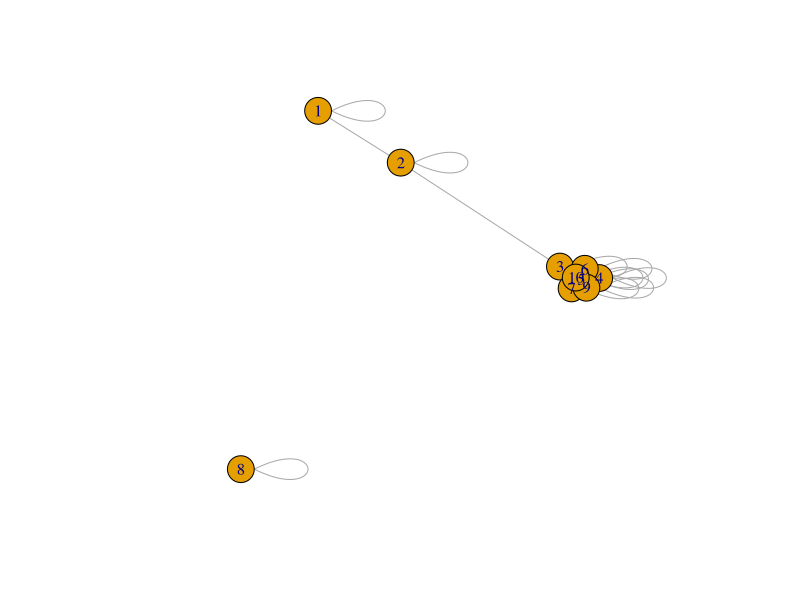
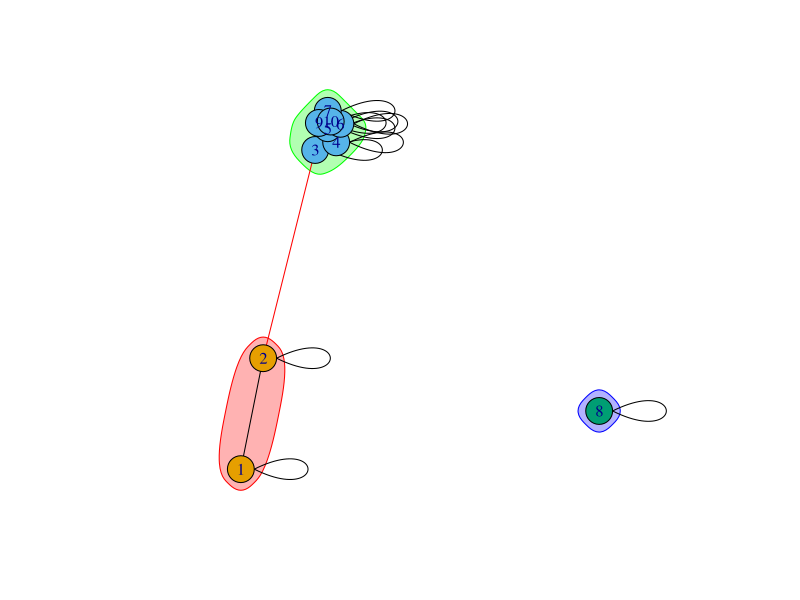

Write R code to recreate these figures, in order.
## ---- chunk 1
library(tidyverse)
library(igraph)

## Weight Matrix (Adjancency Matrix)
A <- matrix(c(0,0,1,2,40,4,4,0,5,10), 10, 10)
A <- A%*%t(A)
diag(A) <- 1
A[1,2] <- 4
A[2,1] <- 4
A[3,2] <- 2
A[2,3] <- 2


## Create graphs
g <- graph_from_adjacency_matrix(A, weighted=TRUE, mode = "undirected")

plot(g)

## ---- chunk 2
library(tidyverse)
library(igraph)

# g <- make_full_graph(5) %du% make_full_graph(5) %du% make_full_graph(5)
# # %du% stands for disjoint union of the graph
# g <- add_edges(g, c(1,6, 1,11, 6,11))
cm <- cluster_walktrap(g)

##Membership
cat(membership(cm))

##Visualization
plot(cm,g)

